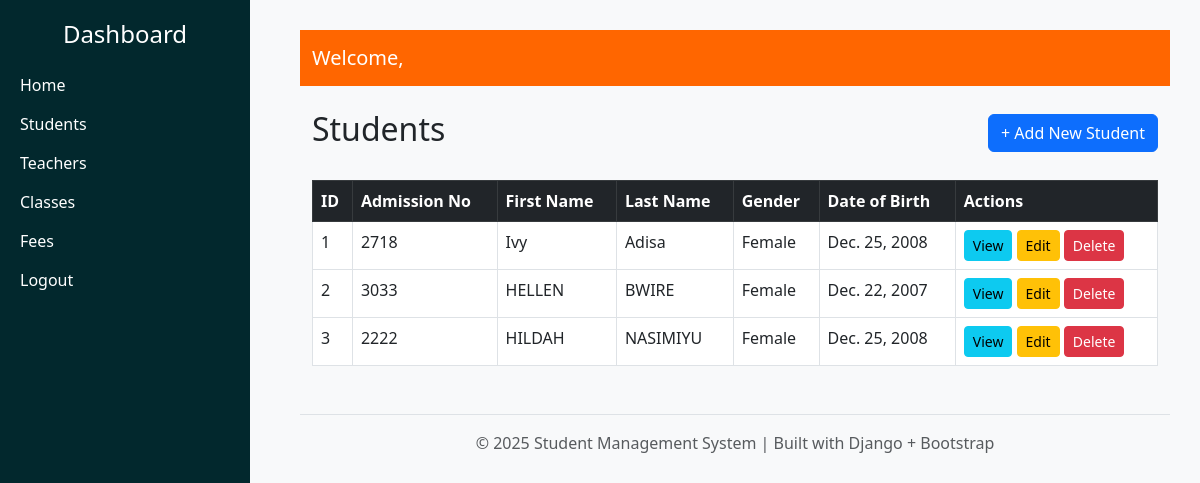
The page /student/ on the database its author committed.
### student/models.py (models this page shows, shortened)
class Student(models.Model):
    user = models.OneToOneField(User, on_delete=models.CASCADE, null=True, blank=True)
    GENDER_CHOICES = [
        ('M', 'Male'),
        ('F', 'Female'),
    ]
    admission_number = models.CharField(max_length=20, unique=True)
    first_name = models.CharField(max_length=100)
    last_name = models.CharField(max_length=100)
    dob = models.DateField()
    gender = models.CharField(max_length=1, choices=GENDER_CHOICES)
    address = models.TextField(blank=True, null=True)
    created_at = models.DateTimeField(auto_now_add=True)

### student/views.py (the view)
# urls.py: path('', views.student_list, name='student_list'),
def student_list(request):
    students = Student.objects.all()
    return render(request, 'student/student_list.html', {'students': students})

### student/templates/student/student_list.html
{% extends 'base.html' %}
{% block content %}
<div class="container mt-4">
  <div class="d-flex justify-content-between align-items-center mb-4">
    <h2>Students</h2>
    <a href="{% url 'student_create' %}" class="btn btn-primary">+ Add New Student</a>
  </div>
  <table class="table table-hover table-bordered">
    <thead class="table-dark">
      <tr>
        <th>ID</th>
        <th>Admission No</th>
        <th>First Name</th>
        <th>Last Name</th>
        <th>Gender</th>
        <th>Date of Birth</th>
        <th>Actions</th>
      </tr>
    </thead>
    <tbody>
      {% for student in students %}
      <tr>
        <td>{{ student.id }}</td>
        <td>{{ student.admission_number }}</td>
        <td>{{ student.first_name }}</td>
        <td>{{ student.last_name }}</td>
        <td>{{ student.get_gender_display }}</td>
        <td>{{ student.dob }}</td>
        <td>
          <a href="{% url 'student_detail' student.id %}" class="btn btn-info btn-sm">View</a>
          <a href="{% url 'student_update' student.id %}" class="btn btn-warning btn-sm">Edit</a>
          <a href="{% url 'student_delete' student.id %}"
             class="btn btn-danger btn-sm"
             onclick="return confirm('Are you sure you want to delete this student?');">
             Delete
          </a>
        </td>
      </tr>
      {% empty %}
      <tr>
        <td colspan="7" class="text-center">No students found.</td>
      </tr>
      {% endfor %}
    </tbody>
  </table>
</div>
{% endblock %}

### student/templates/base.html (style rules this page uses)
body { background-color: #f8f9fa; }

### rows shown on the page
Student: id "1", admission_number "2718", first_name "Ivy", last_name "Adisa", gender "Female", dob "Dec. 25, 2008"
Student: id "2", admission_number "3033", first_name "HELLEN", last_name "BWIRE", gender "Female", dob "Dec. 22, 2007"
Student: id "3", admission_number "2222", first_name "HILDAH", last_name "NASIMIYU", gender "Female", dob "Dec. 25, 2008"

### other values the page prints
{{ year|default:2025 }} "2025"
